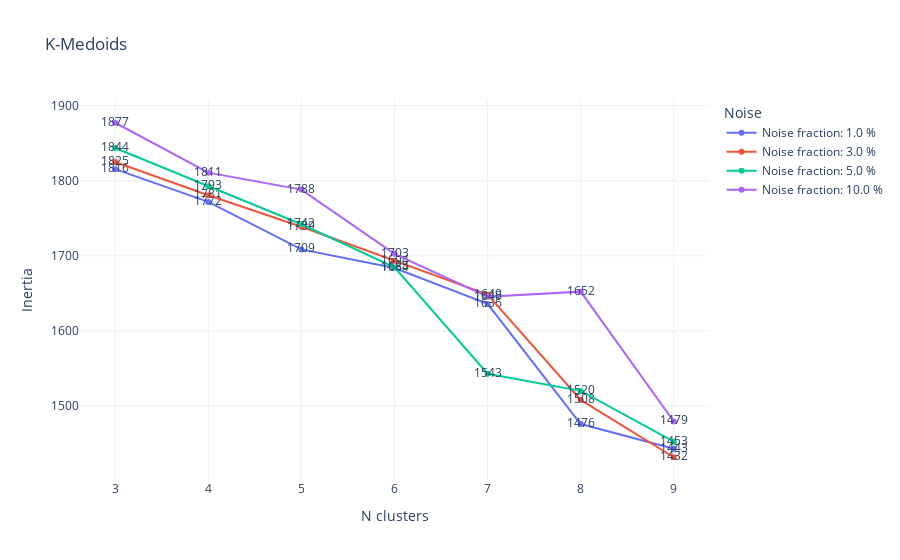

The notebook cell saved with this chart:
### Code cell
plot_algorithm_results(results_df, 'kmedoids', 'K-Medoids')

### Figure 1 — Plotly figure (JSON) as saved in the notebook; plotly's stock layout.template omitted (floating-point values rounded to 4 significant figures)
{"data": [{"mode": "lines+markers+text", "name": "Noise fraction: 1.0 %", "text": [1816.0, 1772.0, 1709.0, 1684.0, 1636.0, 1476.0, 1443.0], "type": "scatter", "x": [3, 4, 5, 6, 7, 8, 9], "y": [1816.0, 1772.0, 1709.0, 1684.0, 1636.0, 1476.0, 1443.0]}, {"mode": "lines+markers+text", "name": "Noise fraction: 3.0 %", "text": [1825.0, 1781.0, 1739.0, 1694.0, 1649.0, 1508.0, 1432.0], "type": "scatter", "x": [3, 4, 5, 6, 7, 8, 9], "y": [1825.0, 1781.0, 1739.0, 1694.0, 1649.0, 1508.0, 1432.0]}, {"mode": "lines+markers+text", "name": "Noise fraction: 5.0 %", "text": [1844.0, 1793.0, 1742.0, 1685.0, 1543.0, 1520.0, 1453.0], "type": "scatter", "x": [3, 4, 5, 6, 7, 8, 9], "y": [1844.0, 1793.0, 1742.0, 1685.0, 1543.0, 1520.0, 1453.0]}, {"mode": "lines+markers+text", "name": "Noise fraction: 10.0 %", "text": [1877.0, 1811.0, 1788.0, 1703.0, 1646.0, 1652.0, 1479.0], "type": "scatter", "x": [3, 4, 5, 6, 7, 8, 9], "y": [1877.0, 1811.0, 1788.0, 1703.0, 1646.0, 1652.0, 1479.0]}], "layout": {"legend": {"title": {"text": "Noise"}}, "title": {"text": "K-Medoids"}, "xaxis": {"title": {"text": "N clusters"}}, "yaxis": {"title": {"text": "Inertia"}}}}
